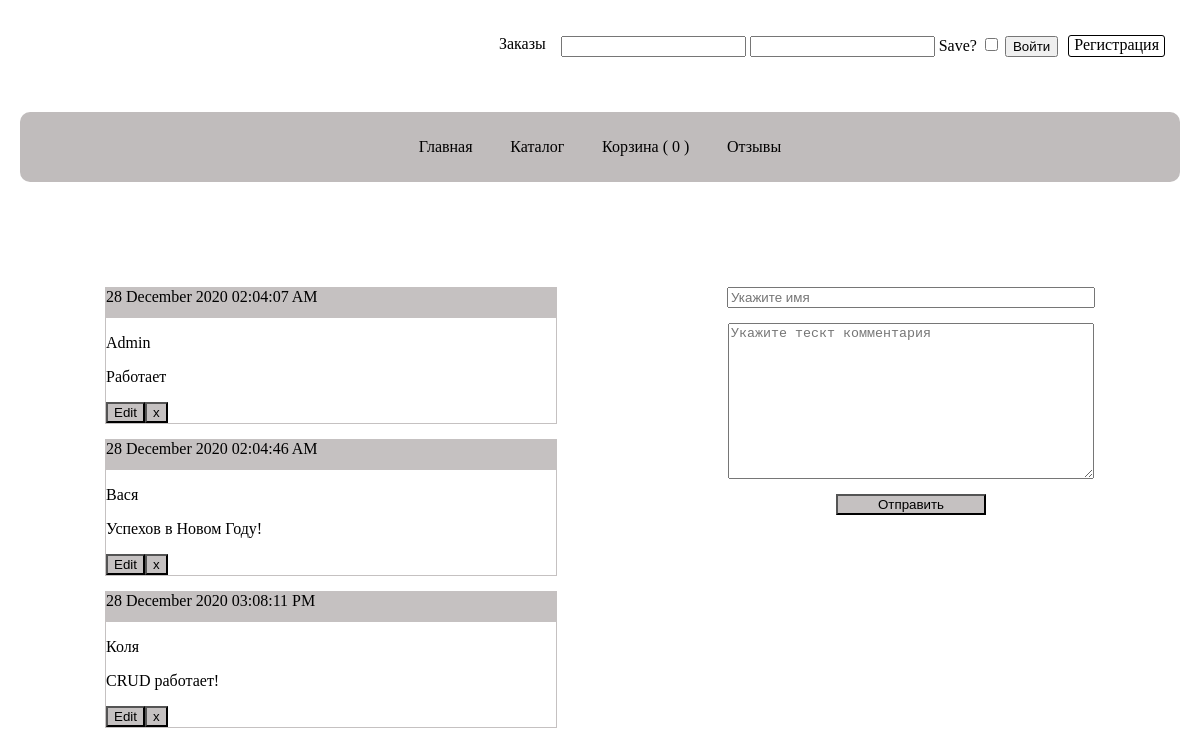
Screenshot of /feedback with the database file from the repository.
### tables this page shows
CREATE TABLE `feedback` (
  `idfeed` int NOT NULL,
  `name` varchar(255) NOT NULL,
  `feedback` text NOT NULL,
  `datefeedback` text NOT NULL,
  `id` int DEFAULT NULL
);

### controllers/Controller.php (called while the page is built, shortened)
<?php
class Controller
{
    private $defaultLayouts = "index";
    protected $render;
    public function __construct(IRender $render)
    {
        $this->render = $render;
    }
    public function renderLayouts($template, $params = [])
    {
        return $this->render->renderVeiws("layouts/" . $this->defaultLayouts, [
            'login' => $this->render->renderVeiws('login', [
                'login' =>App::Call()->usersRepository->getLogin(),
                'auth' => App::Call()->usersRepository->auth(),
            ]),
            'menu' => $this->render->renderVeiws('menu', [
                'count' => App::call()->basketRepository->getCount()['count'],
            ]),
            'content' => $this->render->renderVeiws($template, $params)
        ]);
    }
}

### public/index.php (called while the page is built, shortened)
<?php
$config = include '../config/config.php';
App::call()->run($config);

### engine/Db.php (called while the page is built, shortened)
<?php
class Db
{
    private $config = [];
    public function __construct($driver = null, $host = null, $dbname = null, $port = null, $login = null, $pass = null, $charset = 'utf8')
    {
        $this->config['driver'] = $driver;
        $this->config['host'] = $host;
        $this->config['port'] = $port;
        $this->config['dbname'] = $dbname;
        $this->config['login'] = $login;
        $this->config['pass'] = $pass;
        $this->config['charset'] = $charset;
    }
    protected $connected = null;
    protected function connected()
    {
        if (is_null($this->connected)) {
            $this->connected = new \PDO($this->getDSNstr(), $this->config['login'], $this->config['pass']);
            $this->connected->setAttribute(\PDO::ATTR_DEFAULT_FETCH_MODE, \PDO::FETCH_ASSOC);
        }
        return $this->connected;
    }
    private function getDSNstr()
    {
        return sprintf(
            "%s:host=%s:%s;dbname=%s;charset=%s",
            $this->config['driver'],
            $this->config['host'],
            $this->config['port'],
            $this->config['dbname'],
            $this->config['charset']
        );
    }
    public function query($sql, $params = [])
    {
        $sth = $this->connected()->prepare($sql);
        $sth->execute($params);
        return $sth;
    }
    public function queryAll($sql, $params = [])
    {
        return $this->query($sql, $params)->fetchAll();
    }
}

### model/Repository.php (called while the page is built, shortened)
<?php
abstract class Repository
{
    public  function getAllWhere($value, $key = 'id')
    {
        $tableName = $this->getTableName();
        $param[':' . $key] = $value;
        $sql = "SELECT * FROM {$tableName} WHERE {$key} = :{$key}";
        return  App::call()->db->queryAll($sql, $param);
    }
}

### engine/Storege.php (called while the page is built, shortened)
<?php
class Storege
{
    protected $item = [];
    public  function get($key)
    {
        if (!isset($this->item[$key])) {
            $this->item[$key] = App::call()->createComponent($key);
        }
        return $this->item[$key];
    }
}

### model/repositories/FeedbackRepository.php (called while the page is built, shortened)
<?php
class FeedbackRepository extends Repository
{
    public  function getTableName()
    {
        return 'feedback';
    }
}

### views/feedback.php (the view, shortened to what this page needs)
<div class="container feedback">
    <div class="feedbackBox">
        <?php foreach ($feedback as $item) : ?>
            <div class="feedbackBoxItem">
                <p class="dateFeedback"><?= $item['datefeedback'] ?></p>
                <p class="nameUserFeed"> <?= $item['name'] ?></p>
                <p class="feedbackText"><?= $item['feedback'] ?></p>
                <div class="btnFeedbackBox">
                    <form action="/feedback/edit/" method="post">
                        <input type="submit" value="Edit">
                    </form>
                    <form action="/feedback/delete/" method="post">
                        <input type="submit" value="х">
                    </form>
                </div>
            </div>
        <?php endforeach ?>
    </div>
    <form class="feedbackForm" action="/feedback/save/" method="post">
        <input class='feedbacknameUser' type="text" name="name" value="<?= $feedbackUpdate->name ?>" placeholder="Укажите имя" checked>
        <textarea name="feedback" id="" cols="30" rows="10" placeholder="Укажите тескт комментария"><?= $feedbackUpdate->feedback ?></textarea>
        <input class="btnFeedbackForm" type="submit" value="Отправить">
    </form>
</div>

### public/css/content3.css (style rules this page uses)
body { margin: 0 auto; position: relative; height: 80vw; }
.container { padding: 20px; margin: 20 auto; }
.feedback, .feedbackForm { display: flex; justify-content: space-around; }
.feedbackForm { display: flex; flex-direction: column; justify-content: flex-start; align-items: center; }
.feedbackForm input { margin: 15px 0; }
.feedbackForm .feedbacknameUser, textarea { width: 360px; }
.feedbackBoxItem { border: 1px solid rgb(197, 193, 193); margin: 15px 0; min-width: 450px; }
.feedbackBox p { text-align: left; }
.btnFeedbackBox { display: flex; }
.btnFeedbackBox input, .btnFeedbackForm, .dateFeedback { background-color: rgb(197, 193, 193); }
.btnFeedbackForm { width: 150px; }
.dateFeedback { margin: 0; height: 30px; }

### rows the page displays
feedback: datefeedback "28 December 2020 02:04:07 AM", name "Admin", feedback "Работает"
feedback: datefeedback "28 December 2020 02:04:46 AM", name "Вася", feedback "Успехов в Новом Году!"
feedback: datefeedback "28 December 2020 03:08:11 PM", name "Коля", feedback "CRUD работает!"

### other values shown
$count "0"
